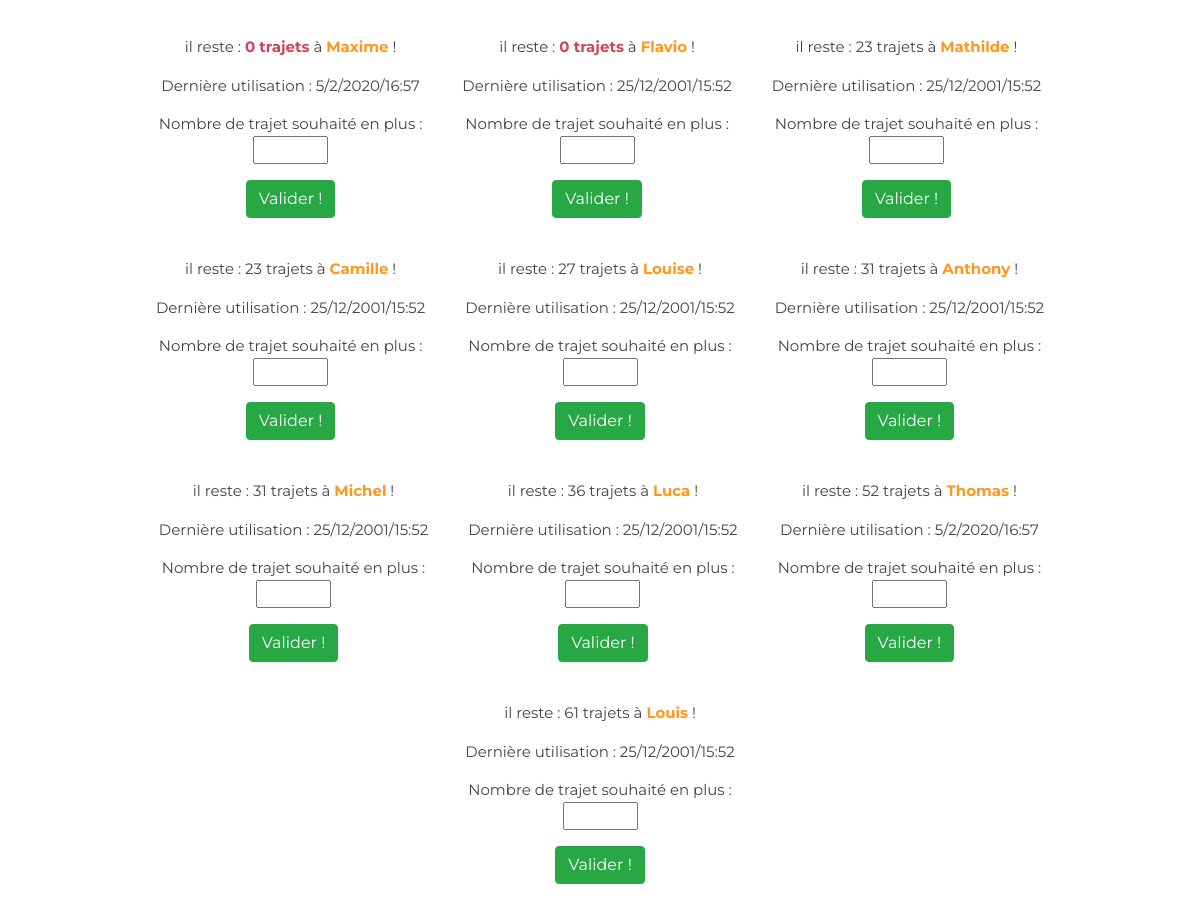
The page /admin on the database its author committed.
### tables this page shows
CREATE TABLE "users" (
	"id"	INTEGER PRIMARY KEY AUTOINCREMENT UNIQUE,
	"name"	TEXT,
	"tickets"	INTEGER,
	"uid"	TEXT UNIQUE,
	"bip_card_time"	TEXT
);

### server.py (the view)
@app.route('/admin')
def admin():
    conn = sqlite3.connect('matcha.db')
    c = conn.cursor()
    c.execute('SELECT name, tickets, bip_card_time, uid FROM users ORDER BY tickets ASC')
    data = c.fetchall()
    c.execute('SELECT date FROM passages')
    passages = c.fetchall()
    a, b, c, d, e, f= (0,)*6
    for user in data:
        tickets = user[1]
        if tickets >= 40:
            a += 1
        if tickets >= 30:
            b += 1
        if tickets >= 20:
            c += 1
        if tickets >= 10:
            d += 1
        if tickets >= 5:
            e += 1
        if tickets < 5:
            f += 1
    graph = [a, b, c, d, e, f]
    conn.close()
    return render_template("admin.html", data=data, graph=graph)

### templates/admin.html (shortened to what this page needs)
<!doctype html>
<html lang="en">
  <head>
    <link rel="stylesheet" href="https://stackpath.bootstrapcdn.com/bootstrap/4.4.1/css/bootstrap.min.css">
    <link rel="stylesheet" href="{{ url_for('static', filename='index.css') }}" />
  </head>
  <body>
    <div class="row">
        <div class="col-12">
        </div>
    </div>
    <div class="item-container">
        {% for data in data %}
        <div class="item">
            <p> il reste : {% if data[1] == 0 %}
                <span class="urgent"> {{ data[1] }} {% else %} {{ data[1] }} {% endif %} trajets</span> à <span class="name">{{ data[0] }}</span> !</p>
            <p>Dernière utilisation : {{ data[2] }}</p>
            <form action="http://localhost:5000/result" method="POST" accept-charset="utf-8">
                <p>
                    Nombre de trajet souhaité en plus :
                    <br>
                    <input type="number" name="nb_trajet" id="tickets_input">
                </p>
                <button type="submit" class="btn btn-success">Valider !</button>
            </form>
        </div>
        {% endfor %}
    </div>
  </body>
</html>

### static/index.css (style rules this page uses)
.name { color: #ff971d; font-weight: bold; }
.item { text-align: center; color: #444444; margin: 20px; }
.item-container { font-family: 'Montserrat', sans-serif; font-size: 15px; display: flex; flex-wrap: wrap; justify-content: center; }
#tickets_input { width: 75px; }
.urgent { color: #c9485b; font-weight: bold; }

### rows shown on the page
users: tickets "0", name "Maxime", bip_card_time "5/2/2020/16:57"
users: tickets "0", name "Flavio", bip_card_time "25/12/2001/15:52"
users: tickets "23", name "Mathilde", bip_card_time "25/12/2001/15:52"
users: tickets "23", name "Camille", bip_card_time "25/12/2001/15:52"
users: tickets "27", name "Louise", bip_card_time "25/12/2001/15:52"
users: tickets "31", name "Anthony", bip_card_time "25/12/2001/15:52"
users: tickets "31", name "Michel", bip_card_time "25/12/2001/15:52"
users: tickets "36", name "Luca", bip_card_time "25/12/2001/15:52"
users: tickets "52", name "Thomas", bip_card_time "5/2/2020/16:57"
users: tickets "61", name "Louis", bip_card_time "25/12/2001/15:52"
